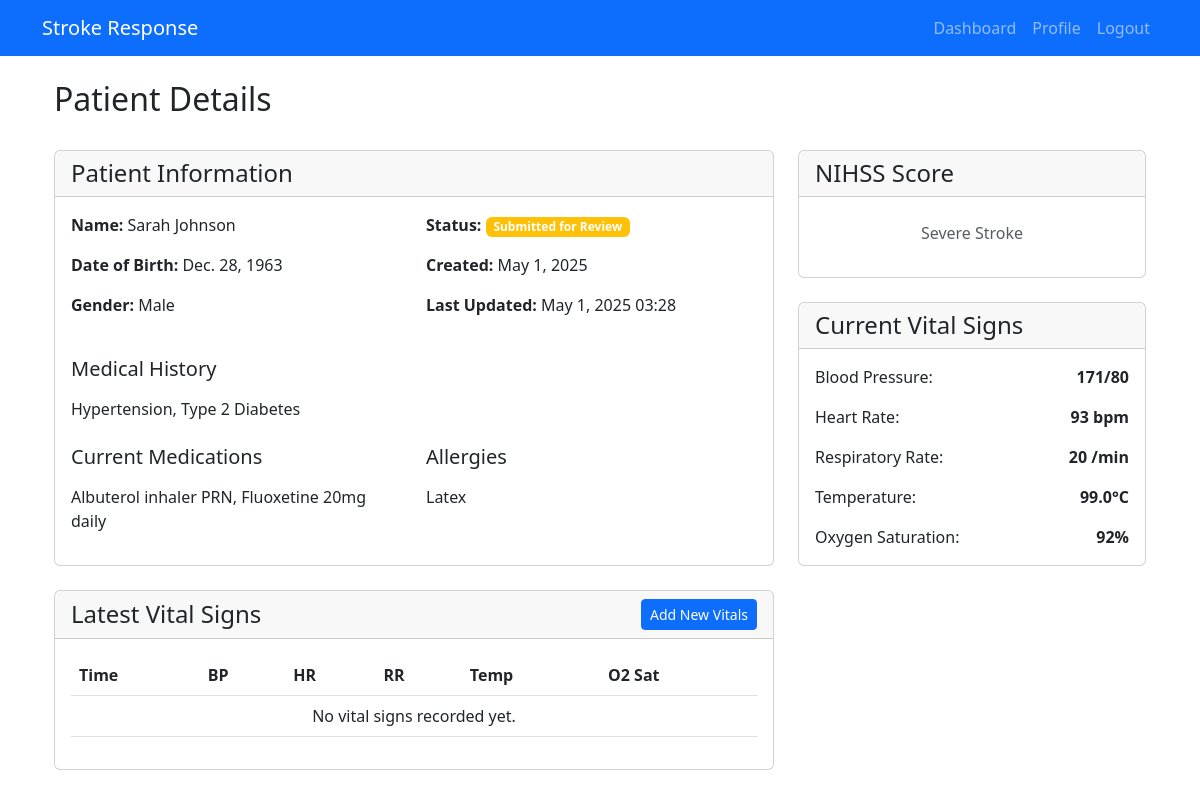
The app's page /technician/patients/5/ (signed in), older data.
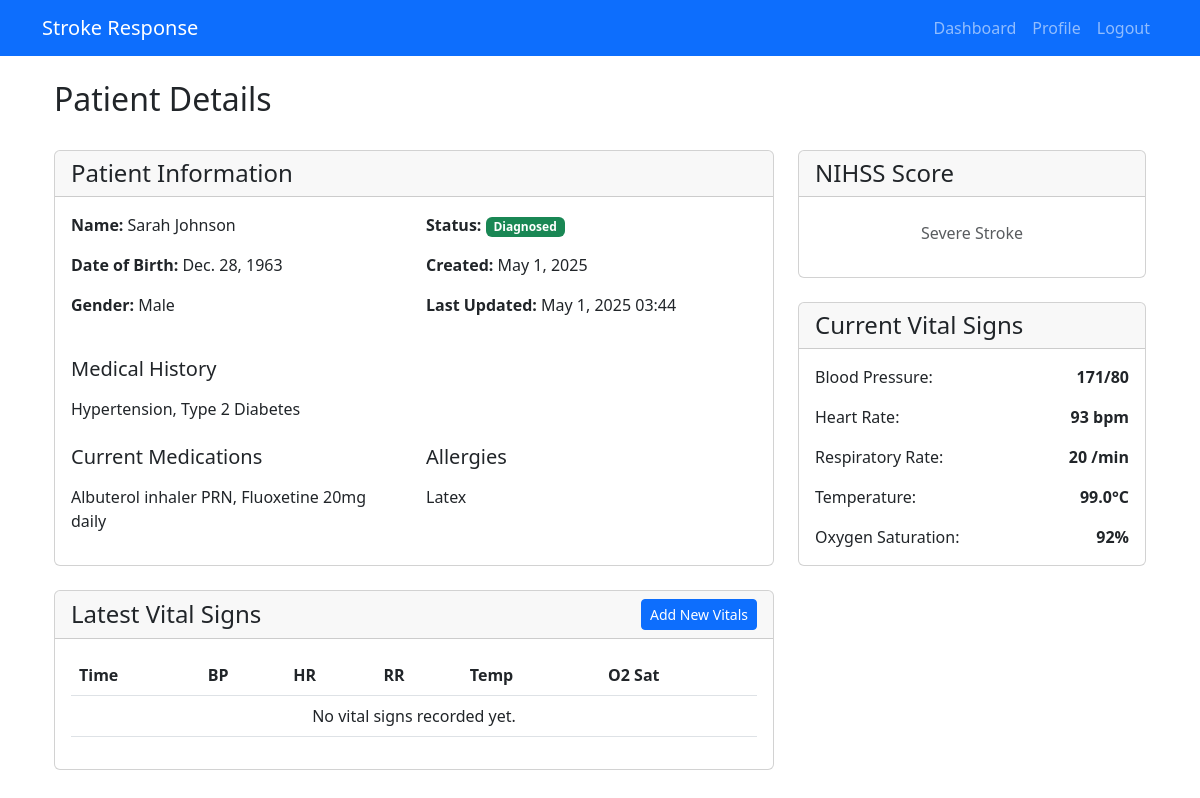
The same page, newer data.
### technician/models.py (models this page shows, shortened)
class Patient(models.Model):
    STATUS_CHOICES = [
        ('NEW', 'New'),
        ('SUBMITTED', 'Submitted for Review'),
        ('REVIEWED', 'Under Review'),
        ('DIAGNOSED', 'Diagnosed'),
        ('DISCHARGED', 'Discharged'),
    ]
    GENDER_CHOICES = [
        ('M', 'Male'),
        ('F', 'Female'),
        ('O', 'Other'),
    ]
    first_name = models.CharField(max_length=100)
    last_name = models.CharField(max_length=100)
    date_of_birth = models.DateField()
    gender = models.CharField(max_length=1, choices=GENDER_CHOICES)
    contact_number = models.CharField(max_length=15, blank=True)
    address = models.TextField(blank=True)
    emergency_contact_name = models.CharField(max_length=100, blank=True)
    emergency_contact_number = models.CharField(max_length=15, blank=True)
    medical_history = models.TextField(blank=True)
    current_medications = models.TextField(blank=True)
    allergies = models.TextField(blank=True)
    blood_pressure_systolic = models.IntegerField(validators=[MinValueValidator(0), MaxValueValidator(300)])
    blood_pressure_diastolic = models.IntegerField(validators=[MinValueValidator(0), MaxValueValidator(200)])
    heart_rate = models.IntegerField(validators=[MinValueValidator(0), MaxValueValidator(300)])
    respiratory_rate = models.IntegerField(validators=[MinValueValidator(0), MaxValueValidator(100)])
    temperature = models.DecimalField(max_digits=4, decimal_places=1)
    oxygen_saturation = models.IntegerField(validators=[MinValueValidator(0), MaxValueValidator(100)])
    glasgow_coma_scale = models.IntegerField(validators=[MinValueValidator(3), MaxValueValidator(15)])
    chief_complaint = models.TextField()
    notes = models.TextField(blank=True)
    status = models.CharField(max_length=20, choices=STATUS_CHOICES, default='NEW')
    technician = models.ForeignKey(User, on_delete=models.CASCADE, related_name='patients')
    created_at = models.DateTimeField(auto_now_add=True)
    updated_at = models.DateTimeField(auto_now=True)
    class Meta:
        ordering = ['-created_at']

### technician/views.py (the view)
# urls.py: path('patients/<int:pk>/', views.patient_detail, name='patient_detail'),
@login_required
@is_technician
def patient_detail(request, pk):
    patient = get_object_or_404(Patient, pk=pk, technician=request.user)
    vital_signs_logs = patient.vital_signs_logs.order_by('-created_at')[:5]
    if request.method == 'POST':
        form = VitalSignsLogForm(request.POST)
        if form.is_valid():
            vital_signs = form.save(commit=False)
            vital_signs.patient = patient
            vital_signs.save()
            messages.success(request, 'Vital signs recorded successfully.')
            return redirect('technician:patient_detail', pk=patient.pk)
    else:
        form = VitalSignsLogForm()
    return render(request, 'technician/patient_detail.html', {
        'patient': patient,
        'vital_signs_logs': vital_signs_logs,
        'form': form,
    })

### technician/templates/technician/patient_detail.html (shortened to what the changed rows need)
{% extends "base.html" %}
{% block content %}
<div class="container">
    <div class="row mb-4">
        <div class="col-md-12">
            <div class="d-flex justify-content-between align-items-center">
                <h2>Patient Details</h2>
            </div>
        </div>
    </div>
    <div class="row">
        <div class="col-md-8">
            <div class="card mb-4">
                <div class="card-body">
                    <div class="row">
                        <div class="col-md-6">
                            <p><strong>Name:</strong> {{ patient.first_name }} {{ patient.last_name }}</p>
                            <p><strong>Date of Birth:</strong> {{ patient.date_of_birth }}</p>
                            <p><strong>Gender:</strong> {{ patient.get_gender_display }}</p>
                        </div>
                        <div class="col-md-6">
                            <p><strong>Status:</strong>
                                <span class="badge {% if patient.status == 'DRAFT' %}bg-primary
                                    {% elif patient.status == 'SUBMITTED' %}bg-warning
                                    {% elif patient.status == 'DIAGNOSED' %}bg-success
                                    {% else %}bg-secondary{% endif %}">
                                    {{ patient.get_status_display }}
                                </span>
                            </p>
                            <p><strong>Created:</strong> {{ patient.created_at|date:"F j, Y" }}</p>
                            <p><strong>Last Updated:</strong> {{ patient.updated_at|date:"F j, Y H:i" }}</p>
                        </div>
                    </div>
                    <p>{{ patient.medical_history|linebreaks|default:"No medical history recorded." }}</p>
                    <div class="row mt-4">
                        <div class="col-md-6">
                            <p>{{ patient.current_medications|linebreaks|default:"No medications recorded." }}</p>
                        </div>
                        <div class="col-md-6">
                            <p>{{ patient.allergies|linebreaks|default:"No allergies recorded." }}</p>
                        </div>
                    </div>
                </div>
            </div>
            <div class="card mb-4">
                <div class="card-body">
                    <div class="table-responsive">
                        <table class="table table-hover">
                            <thead>
                                <tr>
                                    <th>Time</th>
                                    <th>BP</th>
                                    <th>HR</th>
                                    <th>RR</th>
                                    <th>Temp</th>
                                    <th>O2 Sat</th>
                                </tr>
                            </thead>
                        </table>
                    </div>
                </div>
            </div>
        </div>
        <div class="col-md-4">
            <div class="card">
                <div class="card-body">
                    <div class="d-flex justify-content-between mb-3">
                        <span>Blood Pressure:</span>
                        <strong>{{ patient.blood_pressure_systolic }}/{{ patient.blood_pressure_diastolic }}</strong>
                    </div>
                    <div class="d-flex justify-content-between mb-3">
                        <span>Heart Rate:</span>
                        <strong>{{ patient.heart_rate }} bpm</strong>
                    </div>
                    <div class="d-flex justify-content-between mb-3">
                        <span>Respiratory Rate:</span>
                        <strong>{{ patient.respiratory_rate }} /min</strong>
                    </div>
                    <div class="d-flex justify-content-between mb-3">
                        <span>Temperature:</span>
                        <strong>{{ patient.temperature }}°C</strong>
                    </div>
                    <div class="d-flex justify-content-between">
                        <span>Oxygen Saturation:</span>
                        <strong>{{ patient.oxygen_saturation }}%</strong>
                    </div>
                </div>
            </div>
        </div>
    </div>
</div>
{% endblock %}

Row changes from the older to the newer data that the page shows:
changed Patient "Sarah": status "Submitted for Review" → "Diagnosed"; updated_at "May 1, 2025 03:28" → "May 1, 2025 03:44"
